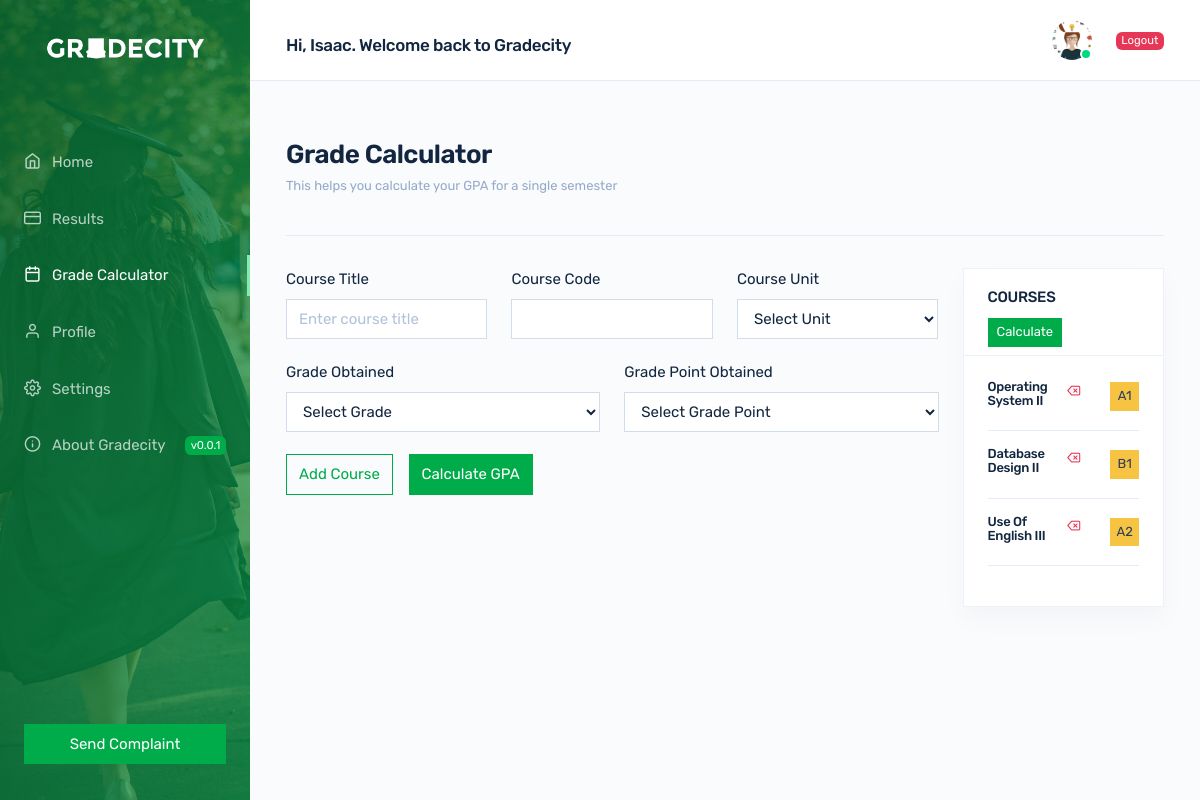
/grade-calculator.php (signed in), run on the app's committed database.
### tables this page shows
CREATE TABLE `grade_calculator` (
  `user_id` varchar(20) NOT NULL,
  `course_title` varchar(100) DEFAULT NULL,
  `course_code` varchar(10) DEFAULT NULL,
  `course_unit` varchar(5) DEFAULT NULL,
  `grade_obtained` varchar(3) DEFAULT NULL,
  `course_grade_point` decimal(5,2) AS (`course_unit`) VIRTUAL,
  `student_grade_point` decimal(5,2) NOT NULL,
  `grade_point_obtained` decimal(5,2) AS (`course_unit` * `student_grade_point`) VIRTUAL,
  `created_at` datetime DEFAULT CURRENT_TIMESTAMP
);

### grade-calculator.php (the view, shortened to what this page needs)
<?php
include_once 'admin/includes/functions.php';
?>
<!doctype html>
<html lang="en">
<head><meta http-equiv="Content-Type" content="text/html; charset=utf-8">
    <link rel="stylesheet" href="./assets/fonts/feather/feather.min.css">
    <link rel="stylesheet" href="./assets/css/custom.css" id="stylesheetLight">
    <link rel="stylesheet" href="./assets/css/custom-inner.css">
    <link rel="stylesheet" href="./assets/css/theme.min.css" id="stylesheetLight">
    <link rel="stylesheet" href="./assets/css/theme-dark.min.css" id="stylesheetDark">
</head>
<body>
    <nav class="navbar navbar-vertical fixed-left navbar-expand-md navbar-light navbar-bg" id="sidebar">
        <div class="container-fluid">
            <a class="navbar-brand" href="user-dashboard.php">
                <img src="./assets/img/logo-dark.png" class="navbar-brand-img
            mx-auto" alt="...">
            </a>
            <div class="collapse navbar-collapse" id="sidebarCollapse">
                <ul class="navbar-nav mb-md-4">
                    <li class="nav-item">
                        <a class="nav-link" href="user-dashboard.php">
                            <i class="fe fe-home"></i> Home
                        </a>
                    </li>
                    <li class="nav-item">
                        <a class="nav-link " href="#" id="results_php_btn">
                            <i class="fe fe-credit-card"></i> Results
                        </a>
                    </li>
                    <li class="nav-item">
                        <a class="nav-link active" href="grade-calculator.php">
                            <i class="fe fe-calendar"></i> Grade Calculator
                        </a>
                    </li>
                    <li class="nav-item">
                        <a class="nav-link " href="profile.php">
                            <i class="fe fe-user"></i> Profile
                        </a>
                    </li>
                    <li class="nav-item">
                        <a class="nav-link " href="settings.php">
                            <i class="fe fe-settings"></i> Settings
                        </a>
                    </li>
                    <li class="nav-item">
                        <a class="nav-link " href="#">
                            <i class="fe fe-info"></i> About Gradecity <span
                                class="badge badge-primary ml-auto">v0.0.1</span>
                        </a>
                    </li>
                </ul>
                <a href="sendComplaint.php" class="btn btn-block btn-primary mb-4">
                    Send Complaint
                </a>
            </div>
        </div>
    </nav>
    <div class="main-content">
        <nav class="navbar navbar-expand-md navbar-light d-none d-md-flex" id="topbar">
            <div class="container-fluid">
                <div class="mr-4 d-none d-md-flex pt-4">
                    <h3>Hi, <?php echo $_SESSION['firstname']; ?>. Welcome back to Gradecity</h3>
                </div>
                <div class="navbar-user">
                    <div class="dropdown">
                        <a href="#" class="avatar avatar-sm avatar-online dropdown-toggle" role="button"
                            data-toggle="dropdown" aria-haspopup="true" aria-expanded="false">
                            <img src="assets/img/uploads/<?php if(isset($_SESSION['profile_image'])) { echo $_SESSION['profile_image'];} else { echo 'business-icon-png-1949.png';} ?>" alt="..." class="avatar-img rounded-circle">
                        </a>
                    </div>
                    <div class="dropdown ml-4 d-none d-md-flex">
                        <a href="#" class="" role="button" data-toggle="dropdown" aria-haspopup="true"
                            aria-expanded="false">
                            <span class="badge badge-danger">Logout</span>
                        </a>
                    </div>
                </div>
            </div>
        </nav>
        <div class="container-fluid">
            <div class="header mt-md-5">
                <div class="header-body">
                    <div class="row align-items-center">
                        <div class="col">
                            <h1 class="header-title">
                                Grade Calculator
                            </h1>
                            <p class="small text-muted mt-2">This helps you calculate your GPA for a single semester
                            </p>
                        </div>
                    </div>
                </div>
            </div>
            <div class="row">
                <div class="col-md-9">
                    <form method="post" action="includes/functions.php" id="gradeCalcForm">
                        <div class="row">
                            <div class="form-group col-md-4">
                                <label for="courseTitle">Course Title</label>
                                <input type="text" name="course_title" class="form-control" id="course_title" placeholder="Enter course title">
                            </div>
                            <div class="form-group col-md-4">
                                <label for="courseCode">Course Code</label>
                                <input type="text" name="course_code" class="form-control text-uppercase" id="course_code" placeholder="">
                            </div>
                            <div class="form-group col-md-4">
                                <label for="courseName">Course Unit</label>
                                <select name="course_unit" id="course_unit" class="form-control">
                                    <option value="" selected hidden>Select Unit</option>
                                </select>
                            </div>
                        </div>
                        <div class="row">
                            <div class="form-group col-md-6">
                                <label for="grade_obtained">Grade Obtained</label>
                                <select name="grade_obtained" id="grade_obtained" class="form-control">
                                    <option value="" selected hidden>Select Grade</option>
                                </select>
                            </div>
                            <div class="form-group col-md-6">
                                <label for="grade_pointObtained">Grade Point Obtained</label>
                                <select name="grade_pointObtained" id="grade_pointObtained" class="form-control">
                                    <option label="" selected hidden>Select Grade Point</option>
                                </select>
                            </div>
                        </div>
                        <button type="submit" id="add_course" class="btn btn-outline-primary mr-3">Add Course</button>
                        <a href="calcResult.php" class="btn btn-primary">Calculate GPA</a>
                    </form>
                </div>
                <div class="col-md-3">
                    <div class="card">
                        <div class="card-header  mt-3">
                            <div class="row align-items-center">
                                <div class="col mb-3">
                                    <h4 class="card-header-title">
                                        COURSES
                                    </h4>
                                </div>
                                <div class="col-auto">
                                    <a href="calcResult.php" class="btn btn-primary btn-sm">
                                        Calculate
                                    </a>
                                </div>
                            </div>
                        </div>
                        <div class="card-body">
                            <?php
                            if(!empty($_SESSION['user_id'])) {
                                $user_id = $_SESSION['user_id'];
                                $query = $conn->query("SELECT * FROM grade_calculator WHERE user_id = '$user_id'");
                                $row = $conn->affected_rows;
                                for ($i = 1; $i <= $row; $i++) {
                                    $queryData = mysqli_fetch_array($query);
                                    ?>
                                    <div class="row align-items-center">
                                        <div class="col ml-n2 d-flex mb-1">
                                            <h5 class="card-title mb-1">
                                                <?php echo $queryData['course_title'] ?>
                                            </h5>
                                            <form action="<?php echo $_SERVER['PHP_SELF']; ?>" method="post">
                                                <button type="submit" onclick="return confirm('Are you sure you want to delete this course?');"
                                                   class="card-text small text-danger fe fe-delete ml-3" style="outline: none; border: none; background: none;" name="delete-course">
                                                </button>
                                            </form>
                                        </div>
                                        <div class="col-auto justify-content-between d-flex">
                                            <span class="btn btn-rounded-circle btn-sm btn-warning"><?php echo $queryData['grade_obtained']; ?></span>
                                        </div>
                                    </div>
                                    <hr>
                                <?php }
                            }
                            ?>
                        </div>
                    </div>
                </div>
            </div>
        </div>
        <br>
    </div>
</body>
</html>

### assets/css/custom.css (style rules this page uses)
body, html { font-family: 'Rubik', sans-serif !important; }

### assets/css/custom-inner.css (style rules this page uses)
.header-title { font-weight: 600; }
.bg-vibrant { background-image: linear-gradient(to bottom right, #04652ede, #00ab4a99), url(../img/covers/gradd.jpeg) !important; }
.btn, .card, .form-control, select.form-control { border-radius: 0px !important; }
.btn-rounded-circle { border-radius: 50%; }
@media (min-width: 768px) { .navbar-vertical.navbar-expand-md .navbar-brand-img { max-height: 2rem !important; margin-bottom: 50px; } }
@media (min-width: 768px) { .navbar-vertical.navbar-expand-md .navbar-nav .nav-link { padding: 1rem 1.5rem !important; } }
@media (min-width: 768px) { .navbar-vertical.navbar-expand-md .navbar-nav .nav-link.active:before { top: 0.5rem !important; right: auto !important; bottom: 0.5rem !important; right: 0 !important; border-bottom: 0 !important; border-left: 0px !important; border-right: 3px solid #81edb0 !important; } }

### grade-calculator.php (style rules this page uses)
body { display: none; }

### data on the page
grade_calculator: course_title "Operating System II", grade_obtained "A1"
grade_calculator: course_title "Database Design II", grade_obtained "B1"
grade_calculator: course_title "Use Of English III", grade_obtained "A2"

### other printed values
$_SESSION['firstname'] "Isaac"
